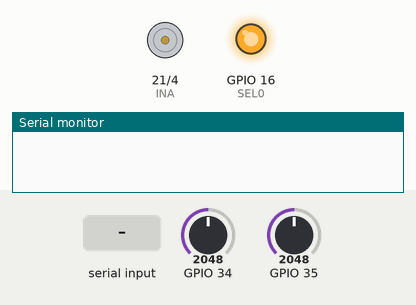
Simulated run of this sketch. Board: ESP32. Shown: motor-driver pin pairs drawn as motors (green arrow = first pin HIGH = forward, orange = second pin HIGH = backward, longer = more drive, scaled by the enable pin), output pins drawn as LEDs (lit = HIGH), the last lines printed to the serial monitor. The test bench sets the inputs (shaded band); at power-on: GPIO 34 = 2048, GPIO 35 = 2048 (analog values on the 0–4095 scale). Pins used as bus, display or sensor lines are not drawn.

Above: at 1.3 s.
1.4 s: "M90\n" received over Serial
At 2.6 s:
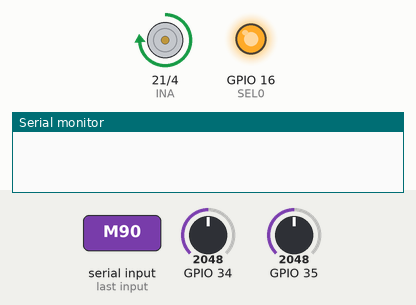
2.9 s: "STOP\n" received over Serial
At 3.7 s:
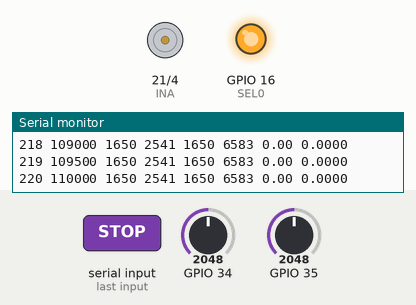
Timing chart, 0 to 5.9 s (numbered marks = the images above; inputs shaded):
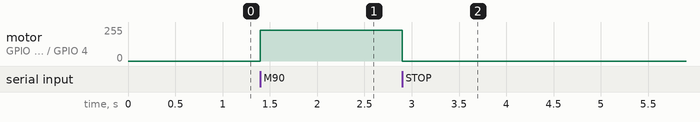

The sketch:

cod_Integracion_total2.ino.ino
```cpp
#include <Arduino.h>
#include <SPI.h>
#include <math.h>

// ================== VNH7070 (tus pines) ==================
static const int INA     = 21;
static const int INB     = 4;
static const int SEL0    = 16;
static const int PWM_PIN = 17;

static const int CS_ADC     = 34;   // Corriente (ADC1)
static const int VMOTOR_ADC = 35;   // Voltaje motor (ADC1) -> divisor

// ================== PWM ==================
static const int PWM_FREQ = 20000;
static const int PWM_RES  = 10;
static const int PWM_CH   = 0;

static inline uint16_t pwmMaxDuty() { return (1u << PWM_RES) - 1u; }
static inline uint16_t pctToTicks(uint8_t pct) {
  if (pct > 100) pct = 100;
  return (uint16_t)(((uint32_t)pct * (uint32_t)pwmMaxDuty() + 50u) / 100u);
}

// Compat LEDC (core ESP32 v2 vs v3)
static void pwmInit() {
#if defined(ESP_ARDUINO_VERSION_MAJOR) && (ESP_ARDUINO_VERSION_MAJOR >= 3)
  ledcAttach(PWM_PIN, PWM_FREQ, PWM_RES);
#else
  ledcSetup(PWM_CH, PWM_FREQ, PWM_RES);
  ledcAttachPin(PWM_PIN, PWM_CH);
#endif
}
static void pwmWriteTicks(uint16_t ticks) {
  if (ticks > pwmMaxDuty()) ticks = pwmMaxDuty();
#if defined(ESP_ARDUINO_VERSION_MAJOR) && (ESP_ARDUINO_VERSION_MAJOR >= 3)
  ledcWrite(PWM_PIN, ticks);   // v3: por pin
#else
  ledcWrite(PWM_CH, ticks);    // v2: por canal
#endif
}

// ================== Corriente ==================
static const uint16_t RSENSE_OHM = 1000;
static const uint16_t K_TYP      = 1540;
static inline uint32_t mvToCurrent_mA(uint16_t vcs_mV) {
  return ((uint32_t)vcs_mV * (uint32_t)K_TYP + (RSENSE_OHM / 2)) / (uint32_t)RSENSE_OHM;
}

// ================== Divisor voltaje motor (Rtop=2.9k, Rbot=970) ==================
static const uint16_t R_TOP_OHM = 2900;
static const uint16_t R_BOT_OHM = 970;
static inline uint32_t adcMvToMotorMv(uint16_t vadc_mV) {
  const uint32_t num = (uint32_t)vadc_mV * (uint32_t)(R_TOP_OHM + R_BOT_OHM);
  return (num + (R_BOT_OHM / 2)) / (uint32_t)R_BOT_OHM;
}

// ================== TMAG5170 SPI (VSPI) ==================
static const int PIN_SCK  = 18;
static const int PIN_MISO = 19;
static const int PIN_MOSI = 23;
static const int PIN_CS   = 22;

// Registros
static const uint8_t REG_DEVICE_CONFIG = 0x00;
static const uint8_t REG_SENSOR_CONFIG = 0x01;
static const uint8_t REG_SYSTEM_CONFIG = 0x02;
static const uint8_t REG_TEST_CONFIG   = 0x0F;

static const uint8_t REG_X_CH_RESULT   = 0x09;
static const uint8_t REG_Y_CH_RESULT   = 0x0A;

// SPI settings
static const uint32_t SPI_HZ = 8000000;     // 8 MHz
static const uint8_t  SPI_MODE_USED = SPI_MODE0;

static inline void csLow()  { digitalWrite(PIN_CS, LOW); }
static inline void csHigh() { digitalWrite(PIN_CS, HIGH); }

static uint16_t tmagRead16(uint8_t addr) {
  SPI.beginTransaction(SPISettings(SPI_HZ, MSBFIRST, SPI_MODE_USED));
  csLow();

  SPI.transfer(addr | 0x80);        // read
  uint8_t b1 = SPI.transfer(0x00);
  uint8_t b2 = SPI.transfer(0x00);
  (void)SPI.transfer(0x00);         // dummy (CRC off)

  csHigh();
  SPI.endTransaction();
  return (uint16_t)((b1 << 8) | b2);
}

static void tmagWrite16(uint8_t addr, uint16_t data16, uint8_t lastByte = 0x00) {
  SPI.beginTransaction(SPISettings(SPI_HZ, MSBFIRST, SPI_MODE_USED));
  csLow();

  SPI.transfer(addr & 0x7F);          // write
  SPI.transfer((data16 >> 8) & 0xFF);
  SPI.transfer((data16 >> 0) & 0xFF);
  SPI.transfer(lastByte);

  csHigh();
  SPI.endTransaction();
  delayMicroseconds(5);
}

// Deshabilitar CRC (0x0F000407)
static void disableCRC_viaTestConfig() {
  SPI.beginTransaction(SPISettings(SPI_HZ, MSBFIRST, SPI_MODE_USED));
  csLow();
  SPI.transfer(REG_TEST_CONFIG);
  SPI.transfer(0x00);
  SPI.transfer(0x04);
  SPI.transfer(0x07);
  csHigh();
  SPI.endTransaction();
  delay(5);
}

// Config: Active measure + habilitar XYZ + rangos ±100mT (0x41EA)
static void configXYZ() {
  tmagWrite16(REG_DEVICE_CONFIG, 0x0020);
  tmagWrite16(REG_SENSOR_CONFIG, 0x41EA);
  tmagWrite16(REG_SYSTEM_CONFIG, 0x0000);
  delay(10);
}

// Ángulo en XY a partir de X,Y (ya filtrados)
static inline float angleDegXYf(float x, float y) {
  float a = atan2f(y, x) * (180.0f / 3.1415926f);
  if (a < 0) a += 360.0f;
  return a;
}

// unwrap para delta (prev - now) en [-180,180]
static inline float unwrapDeltaPrevNowDeg(float aPrev, float aNow) {
  float d = aPrev - aNow;
  if (d > 180.0f) d -= 360.0f;
  if (d < -180.0f) d += 360.0f;
  return d;
}

// ================== Captura ==================
static const uint32_t SAMPLE_US  = 500UL;         //  500 us
static const uint32_t CAPTURE_US = 5000000UL;     //  1.5 s
static const size_t   MAX_SAMPLES = (CAPTURE_US / SAMPLE_US); // 3000

static uint16_t cs_mv_buf[MAX_SAMPLES];
static uint16_t vm_adc_mv_buf[MAX_SAMPLES];
static uint16_t ang_cdeg_buf[MAX_SAMPLES];   // ángulo en centi-deg (0..36000)
static int32_t  omg_mrad_buf[MAX_SAMPLES];   // omega (magnitud) en mrad/s

static volatile bool g_abort = false;
static bool g_capturing = false;

// Driver helpers
static inline void vnhForward() {
  digitalWrite(SEL0, HIGH);
  digitalWrite(INA, HIGH);
  digitalWrite(INB, LOW);
}
static inline void vnhStop() {
  pwmWriteTicks(0);
  digitalWrite(INA, LOW);
  digitalWrite(INB, LOW);
}

static void runCapture(uint8_t dutyPct) {
  if (dutyPct > 100) dutyPct = 100;

  g_abort = false;
  g_capturing = true;

  // Motor ON
  vnhForward();
  pwmWriteTicks(pctToTicks(dutyPct));

  // --- Filtros (IIR) ---
  // Ajusta TAU si quieres más/menos suavizado
  const float TAU_XY  = 0.003f;  // 3 ms para X,Y
  const float TAU_OMG = 0.010f;  // 10 ms para omega

  // Rechazo por magnitud de campo baja (autoescalado)
  const float MAG2_ABS_MIN   = 200.0f * 200.0f; // mínimo absoluto
  const float MAG2_REF_FRAC  = 0.05f;           // 5% del nivel inicial

  // Estado previo
  bool havePrev = false;
  float prevAngleDeg = 0.0f;

  // Estado filtros
  bool haveXY = false;
  float xf = 0.0f, yf = 0.0f;
  float omegaFilt = 0.0f;
  float mag2_ref = 0.0f;

  const uint32_t t0 = micros();
  uint32_t next = t0;
  uint32_t prevSampleUs = t0;

  size_t n = 0;

  while (n < MAX_SAMPLES) {
    // Abort rápido si llega 'S' o 'STOP'
    while (Serial.available()) {
      char c = (char)Serial.read();
      if (c == 'S' || c == 's') g_abort = true;
    }
    if (g_abort) break;

    uint32_t now = micros();
    if ((now - t0) >= CAPTURE_US) break;

    // Gate de tiempo
    if ((int32_t)(now - next) < 0) continue;
    next += SAMPLE_US;

    // dt real (para derivada y filtros)
    uint32_t sampleUs = micros();
    float dt_s = (sampleUs - prevSampleUs) * 1e-6f;
    prevSampleUs = sampleUs;

    // Clamps por seguridad ante jitter raro
    const float Ts = (float)SAMPLE_US * 1e-6f;
    if (dt_s < 0.2f * Ts) dt_s = Ts;
    if (dt_s > 5.0f * Ts) dt_s = Ts;

    // --- ADCs ---
    uint16_t vcs_mV  = (uint16_t)analogReadMilliVolts(CS_ADC);
    uint16_t vadc_mV = (uint16_t)analogReadMilliVolts(VMOTOR_ADC);

    // --- TMAG: X,Y ---
    int16_t x = (int16_t)tmagRead16(REG_X_CH_RESULT);
    int16_t y = (int16_t)tmagRead16(REG_Y_CH_RESULT);

    // --- Filtro IIR en X,Y ---
    float alphaXY = dt_s / (TAU_XY + dt_s);
    if (!haveXY) {
      xf = (float)x; yf = (float)y;
      haveXY = true;
      mag2_ref = xf*xf + yf*yf;   // referencia inicial
      if (mag2_ref < MAG2_ABS_MIN) mag2_ref = MAG2_ABS_MIN;
    } else {
      xf += alphaXY * ((float)x - xf);
      yf += alphaXY * ((float)y - yf);
    }

    float mag2 = xf*xf + yf*yf;
    float mag2_min = MAG2_REF_FRAC * mag2_ref;
    if (mag2_min < MAG2_ABS_MIN) mag2_min = MAG2_ABS_MIN;

    // --- Ángulo + omega ---
    float angleDeg = prevAngleDeg;   // por defecto mantener
    float omegaRad_signed = 0.0f;

    if (mag2 >= mag2_min) {
      angleDeg = angleDegXYf(xf, yf);

      if (havePrev) {
        float ddeg = unwrapDeltaPrevNowDeg(prevAngleDeg, angleDeg);
        omegaRad_signed = (ddeg * (3.1415926f / 180.0f)) / dt_s; // rad/s (con signo)
      } else {
        havePrev = true;
      }
      prevAngleDeg = angleDeg;
    } else {
      // Campo bajo => lectura poco confiable
      omegaRad_signed = 0.0f;
      // angleDeg se mantiene como prevAngleDeg
    }

    // --- Filtro IIR en omega ---
    float alphaOmg = dt_s / (TAU_OMG + dt_s);
    omegaFilt += alphaOmg * (omegaRad_signed - omegaFilt);

    // salida: magnitud
    float omegaOut = fabsf(omegaFilt);

    // --- Guarda ---
    cs_mv_buf[n]     = vcs_mV;
    vm_adc_mv_buf[n] = vadc_mV;

    int32_t acdeg = (int32_t)lroundf(angleDeg * 100.0f);
    if (acdeg < 0) acdeg = 0;
    if (acdeg > 36000) acdeg = 36000;
    ang_cdeg_buf[n] = (uint16_t)acdeg;

    omg_mrad_buf[n] = (int32_t)lroundf(omegaOut * 1000.0f); // mrad/s

    n++;
  }

  // Motor OFF
  vnhStop();
  g_capturing = false;

  // ===== Output SOLO matriz =====
  // idx t_us Vcs_mV I_est_mA Vadc_motor_mV Vmotor_mV angle_deg omega_rad_s
  for (size_t i = 0; i < n; i++) {
    uint32_t t_us  = (uint32_t)(i * SAMPLE_US);

    uint16_t vcs_mV = cs_mv_buf[i];
    uint32_t i_mA   = mvToCurrent_mA(vcs_mV);

    uint16_t vadc_mV = vm_adc_mv_buf[i];
    uint32_t vm_mV   = adcMvToMotorMv(vadc_mV);

    float angleDeg = ang_cdeg_buf[i] / 100.0f;
    float omegaRad = omg_mrad_buf[i] / 1000.0f;

    Serial.print((unsigned)i);              Serial.print(' ');
    Serial.print((unsigned long)t_us);      Serial.print(' ');
    Serial.print((unsigned)vcs_mV);         Serial.print(' ');
    Serial.print((unsigned long)i_mA);      Serial.print(' ');
    Serial.print((unsigned)vadc_mV);        Serial.print(' ');
    Serial.print((unsigned long)vm_mV);     Serial.print(' ');
    Serial.print(angleDeg, 2);              Serial.print(' ');
    Serial.println(omegaRad, 4);
  }
}

// ================== Serial parser (solo MXX y S/STOP) ==================
static void handleLine(String s) {
  s.trim();
  if (!s.length()) return;

  if (s == "S" || s == "s" || s == "STOP" || s == "stop") {
    g_abort = true;
    vnhStop();
    return;
  }

  // MXX: duty cycle (0..100)
  if ((s[0] == 'M' || s[0] == 'm') && !g_capturing) {
    int pct = s.substring(1).toInt();
    pct = constrain(pct, 0, 100);
    runCapture((uint8_t)pct);
  }
}

void setup() {
  Serial.begin(115200);
  delay(150);

  // VNH pins
  pinMode(INA, OUTPUT);
  pinMode(INB, OUTPUT);
  pinMode(SEL0, OUTPUT);
  digitalWrite(SEL0, HIGH);
  vnhStop();
  pwmInit();

  // ADC config
  analogReadResolution(12);
  analogSetPinAttenuation(CS_ADC, ADC_11db);
  analogSetPinAttenuation(VMOTOR_ADC, ADC_11db);

  // TMAG SPI
  pinMode(PIN_CS, OUTPUT);
  csHigh();
  SPI.begin(PIN_SCK, PIN_MISO, PIN_MOSI, -1);

  disableCRC_viaTestConfig();
  configXYZ();
}

void loop() {
  static String line;
  while (Serial.available()) {
    char c = (char)Serial.read();
    if (c == '\n' || c == '\r') {
      if (line.length()) handleLine(line);
      line = "";
    } else {
      // Stop inmediato si llega 'S' suelta
      if (c == 'S' || c == 's') {
        g_abort = true;
        vnhStop();
        line = "";
      } else {
        line += c;
      }
    }
  }
  delay(1);
}
```

Measured:
- after the input at 1.4 s, motor on GPIO 21 (INA) / GPIO 4 (INB): stopped → forward 229/255 at once
- after the input at 2.9 s, motor on GPIO 21 (INA) / GPIO 4 (INB): forward 229/255 → stopped after 0.00 s instead of 3.5 s
